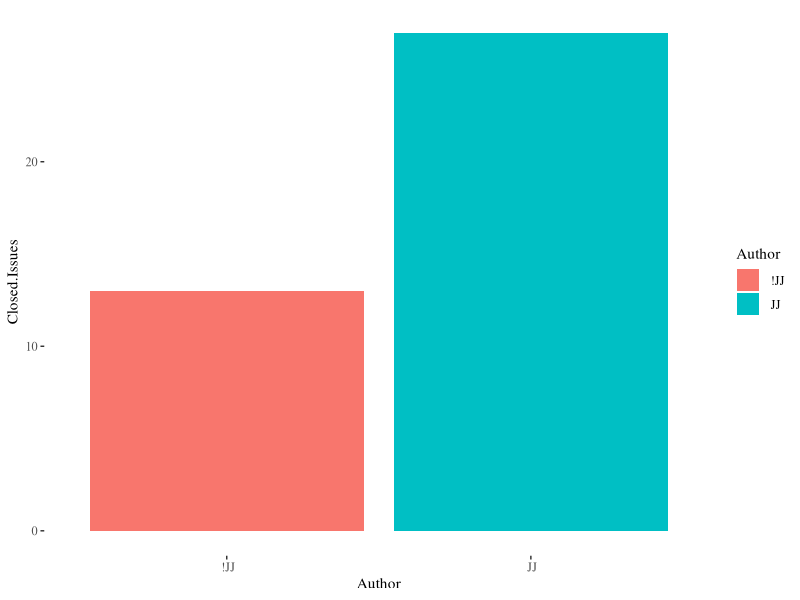

Reproduce this figure in R.
library(ggplot2)
library(ggthemes)

data <- read.csv("../data/closed-jj.csv")

data.april <-  data[data$Month == " 2018-04-01T00:00:00",]
ggplot(data.april, aes(x=Author,y=Closed.Issues, fill=Author))+geom_bar(stat='identity')+theme_tufte()
